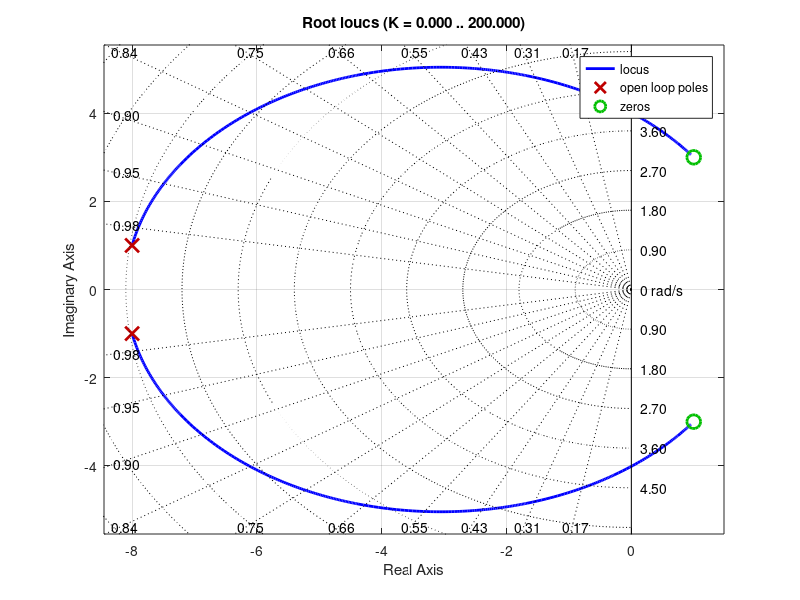

This figure's MATLAB source: (Note: this script raises an error after producing the figure.)
close all; clear all; history -c; clc;
pkg load control;

s = tf('s');

% Inciso a)
rlocus(zpk([-8], [0], 1)); sgrid
% Inciso b)
rlocus(zpk([-4], [0 -2], 1)); sgrid
% Inciso c)
rlocus(zpk([0], [-1 -1 -1], 1)); sgrid
% Inciso d)
rlocus(zpk([-4 -6], [0 -1], 1)); sgrid
% Inciso e)
rlocus(zpk([-4], [0 -2], 1)); sgrid
% Inciso f)
rlocus(zpk([-8 -10], [3 -4], 1)); sgrid
% Inciso g)
rlocus(zpk([], [1 -1 -3 -4], 1)); sgrid
% Inciso h)
rlocus(zpk([], [-2+j -2-j], 1)); sgrid
% Inciso i)
rlocus(zpk([], [-2+j -2-j -10], 1)); sgrid
% Inciso j)
rlocus(zpk([], [-2+j -2-j -1], 1)); sgrid
% Inciso k)
rlocus(zpk([-10], [-2+j -2-j], 1)); sgrid
% Inciso l)
rlocus(zpk([-1 -4], [-2+j -2-j], 1)); sgrid
% Inciso m)
rlocus(zpk([1 -4], [-2+j -2-j], 1)); sgrid
% Inciso n)
rlocus(zpk([1+3j 1-3j], [-8+j -8-j], 1)); sgrid
% Inciso o)
rlocus(zpk([1+3j 1-3j], [-8.1], 1)); sgrid
